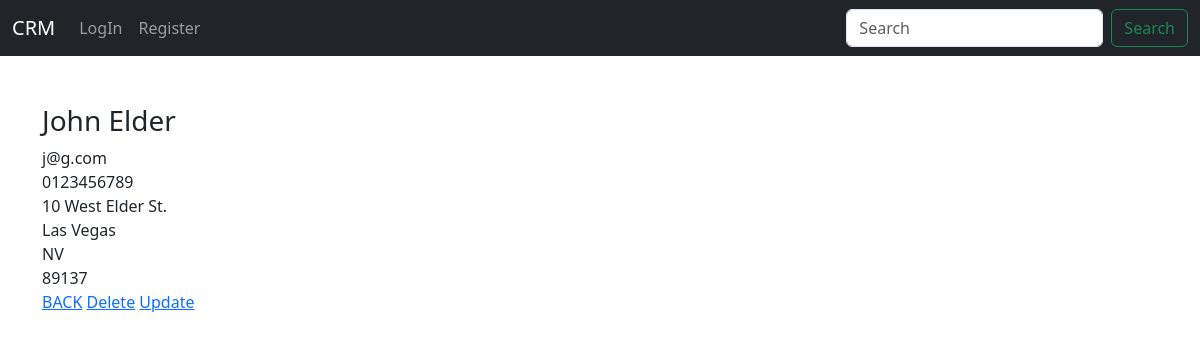
/cusotomer_record/1, run on the app's committed database.
### website/models.py (models this page shows)
class Record(models.Model):
	created_at = models.DateTimeField(auto_now_add=True)
	first_name = models.CharField(max_length=50)
	last_name = models.CharField(max_length=50)
	email = models.EmailField(max_length=50)
	phone = models.CharField(max_length=50)
	address = models.CharField(max_length=50)
	city = models.CharField(max_length=50)
	state = models.CharField(max_length=50)
	zipcode = models.CharField(max_length=20)
	def __str__(self):
		return f'{self.first_name} {self.last_name}'

### website/views.py (the view)
# urls.py: path("cusotomer_record/<int:pk>", views.customer_record, name='customer-record'),
def customer_record(request, pk):
	cust_rec = Record.objects.get(id=pk)
	context = {"cust_rec": cust_rec}
	return render(request, 'customer_record.html', context=context)

### templates/customer_record.html (shortened to what this page needs)
{% extends "base.html" %}
{% block content %}
 <br>
 <br>
    <h3> {{cust_rec.first_name}} {{cust_rec.last_name}} </h3>
    {{cust_rec.email}}<br>
    {{cust_rec.phone}}<br>
    {{cust_rec.address}}<br>
    {{cust_rec.city}}<br>
    {{cust_rec.state}}<br>
    {{cust_rec.zipcode}}<br>
    <a href="{% url 'home' %}">BACK</a>
    <a href="{% url "delete-record" cust_rec.id %}">Delete</a>
    <a href="{% url "update-record" cust_rec.id %}">Update</a>
{% endblock content %}

### data on the page
Record: first_name "John", last_name "Elder", email "j@g.com", phone "0123456789", address "10 West Elder St.", city "Las Vegas", state "NV", zipcode "89137"
